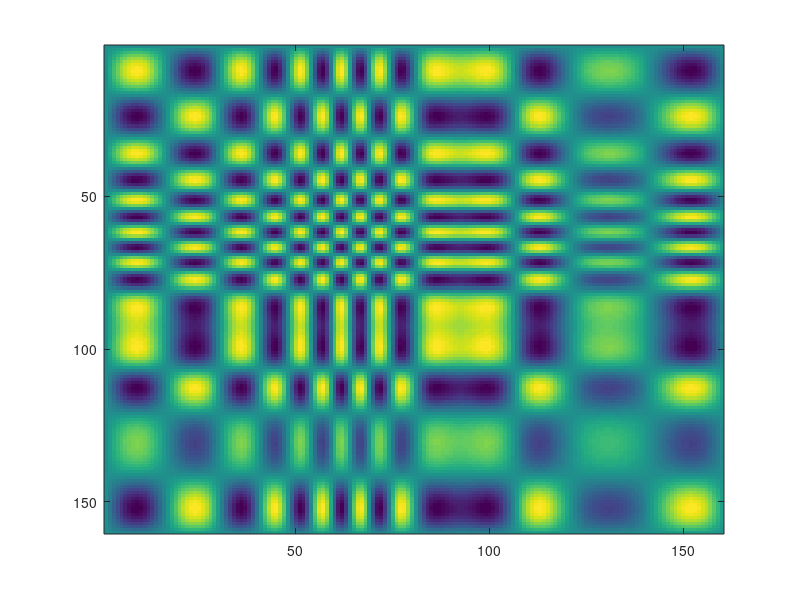

Here is the MATLAB script that generated this plot: (Note: this script raises an error after producing the figure.)
clear; close all;
% Params
T= 5; f=1; fs=4*8;

% Make sig
time= linspace(0, T/f, fs*T/f+1); time= time(1:end-1);
freqmod= f*(0.9995+1*exp(-((time-mean(time))).^2));
x= sin(2*pi*freqmod.*time)'*sin(2*pi*freqmod.*time); x= x-min(x(:));
figure; imagesc(x);

p= FastPeakFind(x,1.9,fspecial('gaussian', 7,5),5);
hold on;
plot(p(1:2:length(p)), p(2:2:length(p)), 'rx');
hold off;

